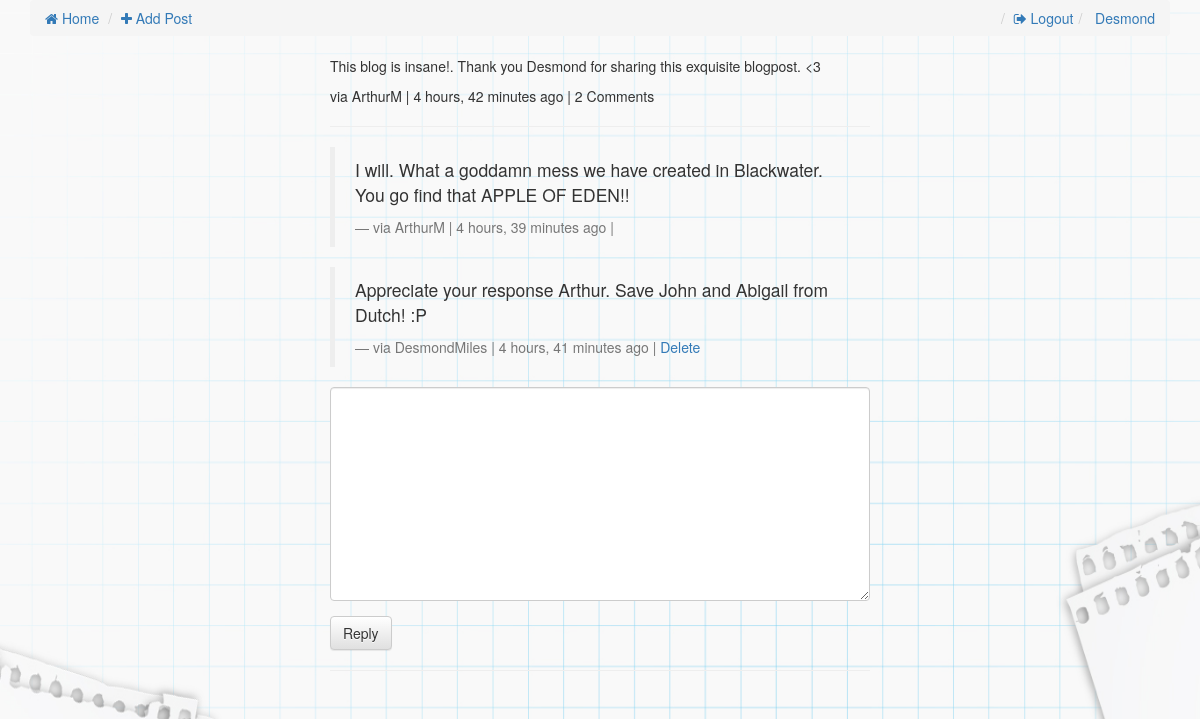
The app's page /comments/15/ (signed in) with its own data.
### comments/models.py (models this page shows, shortened)
class Comment(models.Model):
    user        = models.ForeignKey(settings.AUTH_USER_MODEL, default=1)
    content_type = models.ForeignKey(ContentType, on_delete=models.CASCADE)
    object_id = models.PositiveIntegerField()
    content_object = GenericForeignKey('content_type', 'object_id')
    parent      = models.ForeignKey("self", null=True, blank=True)
    content     = models.TextField()
    timestamp   = models.DateTimeField(auto_now_add=True)
    objects = CommentManager()
    class Meta:
        ordering = ['-timestamp']
    def get_delete_url(self):
        return reverse("comments:delete", kwargs={"id": self.id})
    def children(self): #replies
        return Comment.objects.filter(parent=self)
    @property
    def is_parent(self):
        if self.parent is not None:
            return False
        return True

### comments/views.py (the view, shortened to what this page needs)
# urls.py: url(r'^(?P<id>\d+)/$', comment_thread, name='thread'),
def comment_thread(request, id):
    try:
        obj = Comment.objects.get(id=id)
    except:
        raise Http404
    if not obj.is_parent:
        obj = obj.parent
    content_object = obj.content_object # Post that the comment is on
    content_id = obj.content_object.id
    initial_data = {
            "content_type": obj.content_type,
            "object_id": obj.object_id
    }
    form = CommentForm(request.POST or None, initial=initial_data)
    context = {
        "comment": obj,
        "form": form,
    }
    return render(request, "comment_thread.html", context)

### comments/forms.py
class CommentForm(forms.Form):
    content_type = forms.CharField(widget=forms.HiddenInput)
    object_id = forms.IntegerField(widget=forms.HiddenInput)
    content = forms.CharField(label='', widget=forms.Textarea)

### templates/comment_thread.html (shortened to what this page needs)
{% extends "base.html" %}
{% load urlify %}
{% load crispy_forms_tags %}
{% block content %}
<div class='col-sm-6 col-sm-offset-3'>
          <p>{{ comment.content }}</p>
          <footer>via {{ comment.user }} | {{ comment.timestamp|timesince }} ago | {% if comment.children.count > 0 %}{{ comment.children.count }} Comment{% if comment.children.count > 1 %}s{% endif %} {% endif %} </footer>
          <hr/>
          <div>
              {% for child_comment in comment.children %}
                <blockquote>
                <p>{{ child_comment.content }}</p>
                <footer>via {{ child_comment.user }} | {{ child_comment.timestamp|timesince }} ago | {% if request.user == child_comment.user %}<a href='{{ child_comment.get_delete_url }}'>Delete</a>{% endif %}</footer>
                </blockquote>
             {% endfor %}
             {% if request.user.is_authenticated %}
            <form method="POST" action="."> {% csrf_token %}
                {{ form|crispy }}
                <input type='submit' value='Reply' class='btn btn-default'>
            </form>
            {% else %}
            <p>You must login to comment </p>
            {% endif %}
        </div>
        <hr/>
</div>
{% endblock content %}

### templates/base.html (shortened to what this page needs)
{% load staticfiles %}
<html>
<head>
<link rel="stylesheet" href="https://maxcdn.bootstrapcdn.com/bootstrap/3.3.6/css/bootstrap.min.css">
<link rel="stylesheet" href="https://cdnjs.cloudflare.com/ajax/libs/font-awesome/4.7.0/css/font-awesome.min.css">
<link rel="stylesheet" href="https://maxcdn.bootstrapcdn.com/bootstrap/3.3.6/css/bootstrap-theme.min.css">
<link rel='stylesheet' href='https://maxcdn.bootstrapcdn.com/font-awesome/4.5.0/css/font-awesome.min.css' >
<link rel='stylesheet' href='{% static "css/base.css" %}' />
</head>
<body>
<div class='container'>
    <ol class='breadcrumb'>
        <li><a href='{% url "posts:list" %}'><i class="fa fa-home"></i> Home</a></li>
        {% if not request.user.is_authenticated %}
        <li class='pull-right'><a href='{% url "register" %}'><i class="fa fa-stamp"></i> Register</a></li>
        <li class='pull-right'><a href='{% url "login" %}'><i class="fa fa-sign-in"></i> Login</a></li>
        {% else %}
        <li><a href="{% url 'posts:create' %}"><i class="fa fa-plus"></i> Add Post</a> </li>
        <li class="pull-right"> <a href="{% url 'profile' %}">{{request.user.first_name}}</a></li>
        <li class='pull-right'><a href='{% url "logout" %}'><i class="fa fa-sign-out"></i> Logout</a></li>
        {% endif %}
    </ol>
{% block content %}{% endblock content %}
</div>
</body>
</html>

### static/css/base.css (style rules this page uses)
body { background-image: url('images/blog.jpeg'); background-size: 100% 100%; }

### records on screen
Comment: content "This blog is insane!. Thank you Desmond for sharing this exquisite blogpost. <3", user "ArthurM", timestamp "4 hours, 42 minutes", children.count "2"
Comment: content "I will. What a goddamn mess we have created in Blackwater. You go find that APPLE OF EDEN!!", user "ArthurM", timestamp "4 hours, 39 minutes"
Comment: content "Appreciate your response Arthur. Save John and Abigail from Dutch! :P", user "DesmondMiles", timestamp "4 hours, 41 minutes"

### other values on screen
{{ request.user.first_name }} "Desmond"
